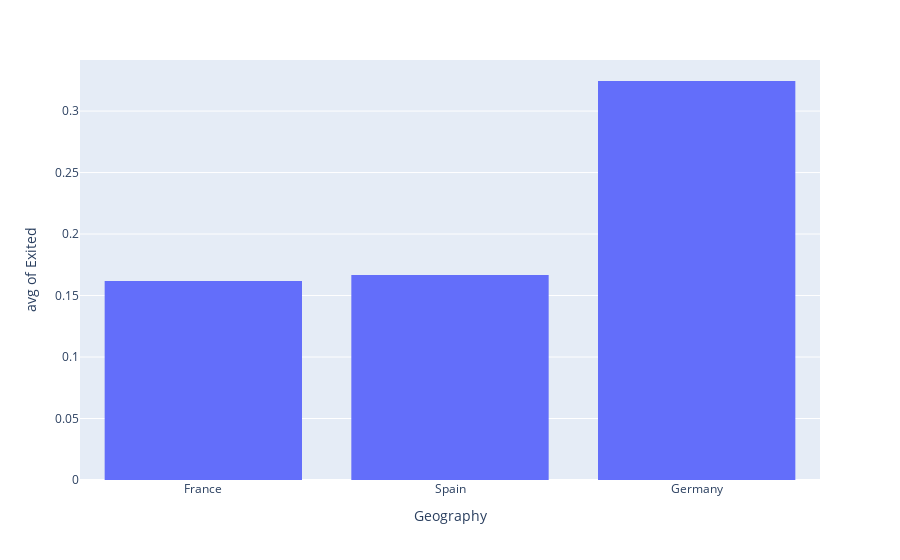

This figure's notebook cell:
### Code cell
fig = px.histogram(df, x='Geography', y='Exited', histfunc='avg', barmode='group')
# fig.update_layout(bargap=0.2)
fig.show()

### Figure 1 — Plotly figure (JSON) as saved in the notebook; plotly's stock layout.template omitted (floating-point values rounded to 4 significant figures; data arrays with more than 128 entries replaced by an {"elided": "..."} marker saying what was removed)
{"data": [{"alignmentgroup": "True", "bingroup": "x", "histfunc": "avg", "hovertemplate": "Geography=%{x}<br>avg of Exited=%{y}<extra></extra>", "legendgroup": "", "marker": {"color": "#636efa", "pattern": {"shape": ""}}, "name": "", "offsetgroup": "", "orientation": "v", "showlegend": false, "type": "histogram", "x": {"elided": "10000 str values"}, "xaxis": "x", "y": {"elided": "10000 int values"}, "yaxis": "y"}], "layout": {"barmode": "group", "legend": {"tracegroupgap": 0}, "margin": {"t": 60}, "xaxis": {"anchor": "y", "domain": [0, 1], "title": {"text": "Geography"}}, "yaxis": {"anchor": "x", "domain": [0, 1], "title": {"text": "avg of Exited"}}}}
